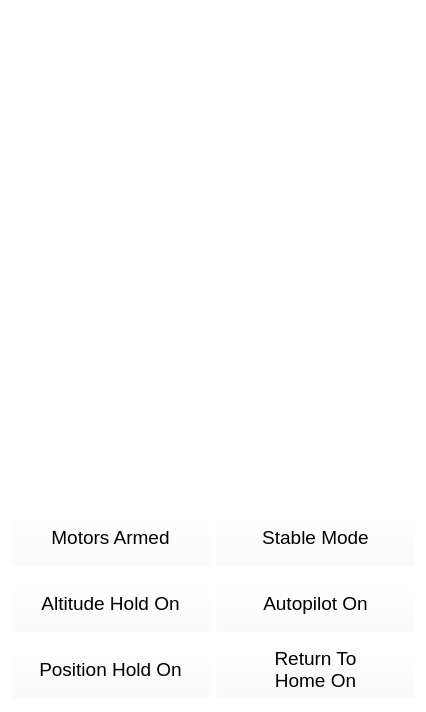
       <widget class="QFrame" name="frame">
        <property name="styleSheet">
         <string notr="true">background-color: rgba(255, 255, 255, 0);</string>
        </property>
        <property name="frameShape">
         <enum>QFrame::StyledPanel</enum>
        </property>
        <property name="frameShadow">
         <enum>QFrame::Raised</enum>
        </property>
        <layout class="QGridLayout" name="gridLayout">
         <property name="leftMargin">
          <number>9</number>
         </property>
         <property name="rightMargin">
          <number>9</number>
         </property>
         <item row="0" column="0" colspan="2">
          <widget class="QGraphicsView" name="artificialHorizon">
           <property name="sizePolicy">
            <sizepolicy hsizetype="Fixed" vsizetype="Fixed">
             <horstretch>0</horstretch>
             <verstretch>0</verstretch>
            </sizepolicy>
           </property>
           <property name="minimumSize">
            <size>
             <width>406</width>
             <height>282</height>
            </size>
           </property>
           <property name="maximumSize">
            <size>
             <width>405</width>
             <height>282</height>
            </size>
           </property>
           <property name="verticalScrollBarPolicy">
            <enum>Qt::ScrollBarAlwaysOff</enum>
           </property>
           <property name="horizontalScrollBarPolicy">
            <enum>Qt::ScrollBarAlwaysOff</enum>
           </property>
          </widget>
         </item>
         <item row="1" column="0">
          <widget class="QGraphicsView" name="leftStick">
           <property name="sizePolicy">
            <sizepolicy hsizetype="Fixed" vsizetype="Fixed">
             <horstretch>0</horstretch>
             <verstretch>0</verstretch>
            </sizepolicy>
           </property>
           <property name="minimumSize">
            <size>
             <width>200</width>
             <height>200</height>
            </size>
           </property>
           <property name="maximumSize">
            <size>
             <width>200</width>
             <height>200</height>
            </size>
           </property>
           <property name="styleSheet">
            <string notr="true"/>
           </property>
           <property name="verticalScrollBarPolicy">
            <enum>Qt::ScrollBarAlwaysOff</enum>
           </property>
           <property name="horizontalScrollBarPolicy">
            <enum>Qt::ScrollBarAlwaysOff</enum>
           </property>
          </widget>
         </item>
         <item row="1" column="1">
          <widget class="QGraphicsView" name="rightStick">
           <property name="sizePolicy">
            <sizepolicy hsizetype="Fixed" vsizetype="Fixed">
             <horstretch>0</horstretch>
             <verstretch>0</verstretch>
            </sizepolicy>
           </property>
           <property name="minimumSize">
            <size>
             <width>200</width>
             <height>200</height>
            </size>
           </property>
           <property name="maximumSize">
            <size>
             <width>200</width>
             <height>200</height>
            </size>
           </property>
           <property name="styleSheet">
            <string notr="true"/>
           </property>
           <property name="verticalScrollBarPolicy">
            <enum>Qt::ScrollBarAlwaysOff</enum>
           </property>
           <property name="horizontalScrollBarPolicy">
            <enum>Qt::ScrollBarAlwaysOff</enum>
           </property>
          </widget>
         </item>
         <item row="2" column="0" colspan="2">
          <widget class="QFrame" name="frame_3">
           <property name="frameShape">
            <enum>QFrame::StyledPanel</enum>
           </property>
           <property name="frameShadow">
            <enum>QFrame::Raised</enum>
           </property>
           <layout class="QGridLayout" name="gridLayout_6">
            <property name="leftMargin">
             <number>0</number>
            </property>
            <property name="topMargin">
             <number>0</number>
            </property>
            <property name="rightMargin">
             <number>0</number>
            </property>
            <property name="bottomMargin">
             <number>0</number>
            </property>
            <item row="2" column="1">
             <widget class="QPushButton" name="pushButton_7">
              <property name="minimumSize">
               <size>
                <width>180</width>
                <height>60</height>
               </size>
              </property>
              <property name="font">
               <font>
                <pointsize>14</pointsize>
               </font>
              </property>
              <property name="text">
               <string>Return To
Home On</string>
              </property>
             </widget>
            </item>
            <item row="0" column="1">
             <widget class="QPushButton" name="pushButton_3">
              <property name="minimumSize">
               <size>
                <width>180</width>
                <height>60</height>
               </size>
              </property>
              <property name="font">
               <font>
                <pointsize>14</pointsize>
               </font>
              </property>
              <property name="text">
               <string>Stable Mode</string>
              </property>
             </widget>
            </item>
            <item row="1" column="0">
             <widget class="QPushButton" name="pushButton_4">
              <property name="minimumSize">
               <size>
                <width>180</width>
                <height>60</height>
               </size>
              </property>
              <property name="font">
               <font>
                <pointsize>14</pointsize>
               </font>
              </property>
              <property name="text">
               <string>Altitude Hold On</string>
              </property>
             </widget>
            </item>
            <item row="1" column="1">
             <widget class="QPushButton" name="pushButton_5">
              <property name="minimumSize">
               <size>
                <width>180</width>
                <height>60</height>
               </size>
              </property>
              <property name="font">
               <font>
                <pointsize>14</pointsize>
               </font>
              </property>
              <property name="text">
               <string>Autopilot On</string>
              </property>
             </widget>
            </item>
            <item row="0" column="0">
             <widget class="QPushButton" name="pushButton_2">
              <property name="minimumSize">
               <size>
                <width>180</width>
                <height>60</height>
               </size>
              </property>
              <property name="font">
               <font>
                <pointsize>14</pointsize>
               </font>
              </property>
              <property name="text">
               <string>Motors Armed</string>
              </property>
             </widget>
            </item>
            <item row="2" column="0">
             <widget class="QPushButton" name="pushButton_6">
              <property name="minimumSize">
               <size>
                <width>180</width>
                <height>60</height>
               </size>
              </property>
              <property name="font">
               <font>
                <pointsize>14</pointsize>
               </font>
              </property>
              <property name="text">
               <string>Position Hold On</string>
              </property>
             </widget>
            </item>
           </layout>
          </widget>
         </item>
        </layout>
       </widget>
